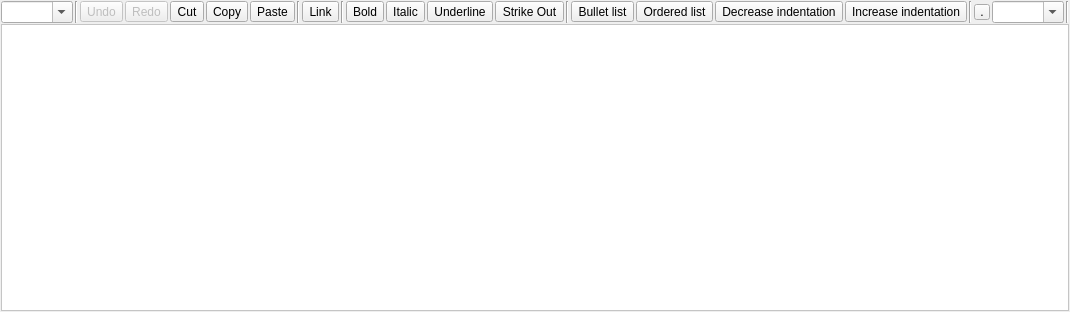
<?xml version="1.0" encoding="UTF-8"?>
<ui version="4.0">
 <class>MRichTextEdit</class>
 <widget class="QWidget" name="MRichTextEdit">
  <property name="geometry">
   <rect>
    <x>0</x>
    <y>0</y>
    <width>819</width>
    <height>312</height>
   </rect>
  </property>
  <property name="windowTitle">
   <string notr="true"/>
  </property>
  <layout class="QVBoxLayout" name="verticalLayout">
   <property name="spacing">
    <number>1</number>
   </property>
   <property name="leftMargin">
    <number>1</number>
   </property>
   <property name="topMargin">
    <number>1</number>
   </property>
   <property name="rightMargin">
    <number>1</number>
   </property>
   <property name="bottomMargin">
    <number>1</number>
   </property>
   <item>
    <widget class="QWidget" name="f_toolbar" native="true">
     <layout class="QHBoxLayout" name="horizontalLayout">
      <property name="spacing">
       <number>2</number>
      </property>
      <property name="leftMargin">
       <number>0</number>
      </property>
      <property name="topMargin">
       <number>0</number>
      </property>
      <property name="rightMargin">
       <number>0</number>
      </property>
      <property name="bottomMargin">
       <number>0</number>
      </property>
      <item>
       <widget class="QComboBox" name="f_paragraph">
        <property name="focusPolicy">
         <enum>Qt::ClickFocus</enum>
        </property>
        <property name="toolTip">
         <string>Paragraph formatting</string>
        </property>
        <property name="editable">
         <bool>true</bool>
        </property>
       </widget>
      </item>
      <item>
       <widget class="Line" name="line_4">
        <property name="orientation">
         <enum>Qt::Vertical</enum>
        </property>
       </widget>
      </item>
      <item>
       <widget class="QToolButton" name="f_undo">
        <property name="enabled">
         <bool>false</bool>
        </property>
        <property name="focusPolicy">
         <enum>Qt::ClickFocus</enum>
        </property>
        <property name="toolTip">
         <string>Undo (CTRL+Z)</string>
        </property>
        <property name="text">
         <string>Undo</string>
        </property>
        <property name="icon">
         <iconset theme="edit-undo">
          <normaloff/>
         </iconset>
        </property>
        <property name="iconSize">
         <size>
          <width>16</width>
          <height>16</height>
         </size>
        </property>
       </widget>
      </item>
      <item>
       <widget class="QToolButton" name="f_redo">
        <property name="enabled">
         <bool>false</bool>
        </property>
        <property name="focusPolicy">
         <enum>Qt::ClickFocus</enum>
        </property>
        <property name="toolTip">
         <string>Redo</string>
        </property>
        <property name="text">
         <string>Redo</string>
        </property>
        <property name="icon">
         <iconset theme="edit-redo">
          <normaloff/>
         </iconset>
        </property>
        <property name="iconSize">
         <size>
          <width>16</width>
          <height>16</height>
         </size>
        </property>
       </widget>
      </item>
      <item>
       <widget class="QToolButton" name="f_cut">
        <property name="focusPolicy">
         <enum>Qt::ClickFocus</enum>
        </property>
        <property name="toolTip">
         <string>Cut (CTRL+X)</string>
        </property>
        <property name="text">
         <string>Cut</string>
        </property>
        <property name="icon">
         <iconset theme="edit-cut">
          <normaloff/>
         </iconset>
        </property>
        <property name="iconSize">
         <size>
          <width>16</width>
          <height>16</height>
         </size>
        </property>
       </widget>
      </item>
      <item>
       <widget class="QToolButton" name="f_copy">
        <property name="focusPolicy">
         <enum>Qt::ClickFocus</enum>
        </property>
        <property name="toolTip">
         <string>Copy (CTRL+C)</string>
        </property>
        <property name="text">
         <string>Copy</string>
        </property>
        <property name="icon">
         <iconset theme="edit-copy">
          <normaloff/>
         </iconset>
        </property>
        <property name="iconSize">
         <size>
          <width>16</width>
          <height>16</height>
         </size>
        </property>
       </widget>
      </item>
      <item>
       <widget class="QToolButton" name="f_paste">
        <property name="focusPolicy">
         <enum>Qt::ClickFocus</enum>
        </property>
        <property name="toolTip">
         <string>Paste (CTRL+V)</string>
        </property>
        <property name="text">
         <string>Paste</string>
        </property>
        <property name="icon">
         <iconset theme="edit-paste">
          <normaloff/>
         </iconset>
        </property>
        <property name="iconSize">
         <size>
          <width>16</width>
          <height>16</height>
         </size>
        </property>
       </widget>
      </item>
      <item>
       <widget class="Line" name="line">
        <property name="orientation">
         <enum>Qt::Vertical</enum>
        </property>
       </widget>
      </item>
      <item>
       <widget class="QToolButton" name="f_link">
        <property name="focusPolicy">
         <enum>Qt::ClickFocus</enum>
        </property>
        <property name="toolTip">
         <string>Link (CTRL+L)</string>
        </property>
        <property name="text">
         <string>Link</string>
        </property>
        <property name="icon">
         <iconset theme="applications-internet">
          <normaloff/>
         </iconset>
        </property>
        <property name="iconSize">
         <size>
          <width>16</width>
          <height>16</height>
         </size>
        </property>
        <property name="checkable">
         <bool>true</bool>
        </property>
       </widget>
      </item>
      <item>
       <widget class="Line" name="line_3">
        <property name="orientation">
         <enum>Qt::Vertical</enum>
        </property>
       </widget>
      </item>
      <item>
       <widget class="QToolButton" name="f_bold">
        <property name="focusPolicy">
         <enum>Qt::ClickFocus</enum>
        </property>
        <property name="toolTip">
         <string notr="true">Bold (CTRL+B)</string>
        </property>
        <property name="text">
         <string>Bold</string>
        </property>
        <property name="icon">
         <iconset theme="format-text-bold">
          <normaloff/>
         </iconset>
        </property>
        <property name="iconSize">
         <size>
          <width>16</width>
          <height>16</height>
         </size>
        </property>
        <property name="checkable">
         <bool>true</bool>
        </property>
       </widget>
      </item>
      <item>
       <widget class="QToolButton" name="f_italic">
        <property name="focusPolicy">
         <enum>Qt::ClickFocus</enum>
        </property>
        <property name="toolTip">
         <string>Italic (CTRL+I)</string>
        </property>
        <property name="text">
         <string>Italic</string>
        </property>
        <property name="icon">
         <iconset theme="format-text-italic">
          <normaloff/>
         </iconset>
        </property>
        <property name="iconSize">
         <size>
          <width>16</width>
          <height>16</height>
         </size>
        </property>
        <property name="checkable">
         <bool>true</bool>
        </property>
       </widget>
      </item>
      <item>
       <widget class="QToolButton" name="f_underline">
        <property name="focusPolicy">
         <enum>Qt::ClickFocus</enum>
        </property>
        <property name="toolTip">
         <string>Underline (CTRL+U)</string>
        </property>
        <property name="text">
         <string>Underline</string>
        </property>
        <property name="icon">
         <iconset theme="format-text-underline">
          <normaloff/>
         </iconset>
        </property>
        <property name="iconSize">
         <size>
          <width>16</width>
          <height>16</height>
         </size>
        </property>
        <property name="checkable">
         <bool>true</bool>
        </property>
       </widget>
      </item>
      <item>
       <widget class="QToolButton" name="f_strikeout">
        <property name="text">
         <string>Strike Out</string>
        </property>
        <property name="checkable">
         <bool>true</bool>
        </property>
       </widget>
      </item>
      <item>
       <widget class="Line" name="line_5">
        <property name="orientation">
         <enum>Qt::Vertical</enum>
        </property>
       </widget>
      </item>
      <item>
       <widget class="QToolButton" name="f_list_bullet">
        <property name="focusPolicy">
         <enum>Qt::ClickFocus</enum>
        </property>
        <property name="toolTip">
         <string>Bullet list (CTRL+-)</string>
        </property>
        <property name="text">
         <string>Bullet list</string>
        </property>
        <property name="iconSize">
         <size>
          <width>16</width>
          <height>16</height>
         </size>
        </property>
        <property name="checkable">
         <bool>true</bool>
        </property>
       </widget>
      </item>
      <item>
       <widget class="QToolButton" name="f_list_ordered">
        <property name="focusPolicy">
         <enum>Qt::ClickFocus</enum>
        </property>
        <property name="toolTip">
         <string>Ordered list (CTRL+=)</string>
        </property>
        <property name="text">
         <string>Ordered list</string>
        </property>
        <property name="iconSize">
         <size>
          <width>16</width>
          <height>16</height>
         </size>
        </property>
        <property name="checkable">
         <bool>true</bool>
        </property>
       </widget>
      </item>
      <item>
       <widget class="QToolButton" name="f_indent_dec">
        <property name="focusPolicy">
         <enum>Qt::ClickFocus</enum>
        </property>
        <property name="toolTip">
         <string>Decrease indentation (CTRL+,)</string>
        </property>
        <property name="text">
         <string>Decrease indentation</string>
        </property>
        <property name="icon">
         <iconset theme="format-indent-less">
          <normaloff/>
         </iconset>
        </property>
        <property name="iconSize">
         <size>
          <width>16</width>
          <height>16</height>
         </size>
        </property>
       </widget>
      </item>
      <item>
       <widget class="QToolButton" name="f_indent_inc">
        <property name="focusPolicy">
         <enum>Qt::ClickFocus</enum>
        </property>
        <property name="toolTip">
         <string>Increase indentation (CTRL+.)</string>
        </property>
        <property name="text">
         <string>Increase indentation</string>
        </property>
        <property name="icon">
         <iconset theme="format-indent-more">
          <normaloff/>
         </iconset>
        </property>
        <property name="iconSize">
         <size>
          <width>16</width>
          <height>16</height>
         </size>
        </property>
       </widget>
      </item>
      <item>
       <widget class="Line" name="line_2">
        <property name="orientation">
         <enum>Qt::Vertical</enum>
        </property>
       </widget>
      </item>
      <item>
       <widget class="QToolButton" name="f_bgcolor">
        <property name="minimumSize">
         <size>
          <width>16</width>
          <height>16</height>
         </size>
        </property>
        <property name="maximumSize">
         <size>
          <width>16</width>
          <height>16</height>
         </size>
        </property>
        <property name="focusPolicy">
         <enum>Qt::ClickFocus</enum>
        </property>
        <property name="toolTip">
         <string>Text background color</string>
        </property>
        <property name="text">
         <string>.</string>
        </property>
        <property name="iconSize">
         <size>
          <width>16</width>
          <height>16</height>
         </size>
        </property>
       </widget>
      </item>
      <item>
       <widget class="QComboBox" name="f_fontsize">
        <property name="focusPolicy">
         <enum>Qt::ClickFocus</enum>
        </property>
        <property name="toolTip">
         <string>Font size</string>
        </property>
        <property name="editable">
         <bool>true</bool>
        </property>
       </widget>
      </item>
      <item>
       <widget class="Line" name="line_6">
        <property name="orientation">
         <enum>Qt::Vertical</enum>
        </property>
       </widget>
      </item>
      <item>
       <spacer name="horizontalSpacer">
        <property name="orientation">
         <enum>Qt::Horizontal</enum>
        </property>
        <property name="sizeHint" stdset="0">
         <size>
          <width>40</width>
          <height>20</height>
         </size>
        </property>
       </spacer>
      </item>
     </layout>
     <zorder>f_paragraph</zorder>
     <zorder>line_4</zorder>
     <zorder>f_undo</zorder>
     <zorder>f_redo</zorder>
     <zorder>f_cut</zorder>
     <zorder>f_copy</zorder>
     <zorder>f_paste</zorder>
     <zorder>line</zorder>
     <zorder>f_link</zorder>
     <zorder>line_3</zorder>
     <zorder>f_italic</zorder>
     <zorder>f_underline</zorder>
     <zorder>line_2</zorder>
     <zorder>f_fontsize</zorder>
     <zorder>line_5</zorder>
     <zorder>f_list_bullet</zorder>
     <zorder>f_list_ordered</zorder>
     <zorder>f_indent_dec</zorder>
     <zorder>f_indent_inc</zorder>
     <zorder>f_bold</zorder>
     <zorder>f_bgcolor</zorder>
     <zorder>f_strikeout</zorder>
     <zorder>line_6</zorder>
    </widget>
   </item>
   <item>
    <widget class="QTextEdit" name="f_textedit">
     <property name="styleSheet">
      <string notr="true">QWidget {
	color: black;
	background-color: #ffffff;
}</string>
     </property>
     <property name="autoFormatting">
      <set>QTextEdit::AutoNone</set>
     </property>
     <property name="tabChangesFocus">
      <bool>true</bool>
     </property>
    </widget>
   </item>
  </layout>
 </widget>
 <resources/>
 <connections/>
</ui>
